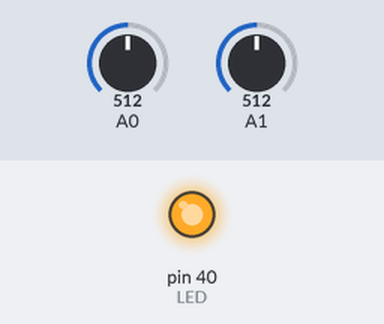
The sketch below on a simulated Arduino Mega 2560, built with avr-gcc and run on an emulated ATmega2560. On the bench: output pins drawn as LEDs (lit = HIGH). Inputs (shaded band) come from the test bench; at power-on: A0 = 512, A1 = 512.

Above: at 2.8 s.
2.9 s: A0 set to 0
6.4 s: A1 set to 0
9.1 s: A0 set to 122
At 9.28 s:
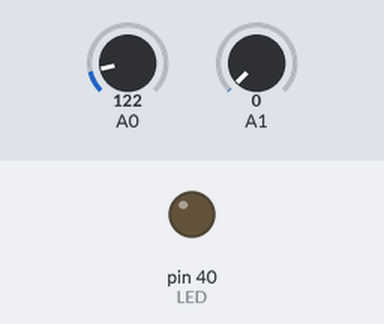
12.6 s: A1 set to 122
Timing chart, 0 to 17.1 s (numbered marks = the images above; inputs shaded):
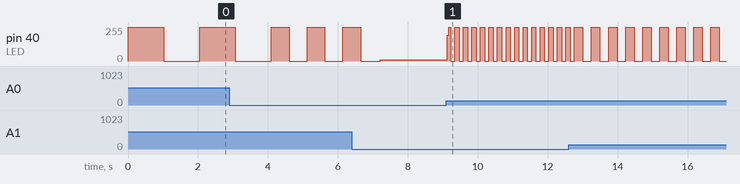

Measured:
- after the input at 9.1 s, pin 40 (LED): 9/255 → 192/255 at once, then moves between 0/255 and 255/255, repeating every 0.98 s
- by itself, pin 40 (LED): repeats every 1.0 s: 255/255 0.51 s, 0/255 0.51 s

The sketch:

homework03_1.ino
```cpp
#define LED 40
int val1 =0, val2=0;

void setup() {
  pinMode(LED, OUTPUT);
}

void loop() {
 val1 = analogRead(0);
 val2 = analogRead(1);

 digitalWrite(LED, HIGH);
 delay(val1+ val2);
 digitalWrite(LED, LOW);
 delay(val1+ val2);

}
```
